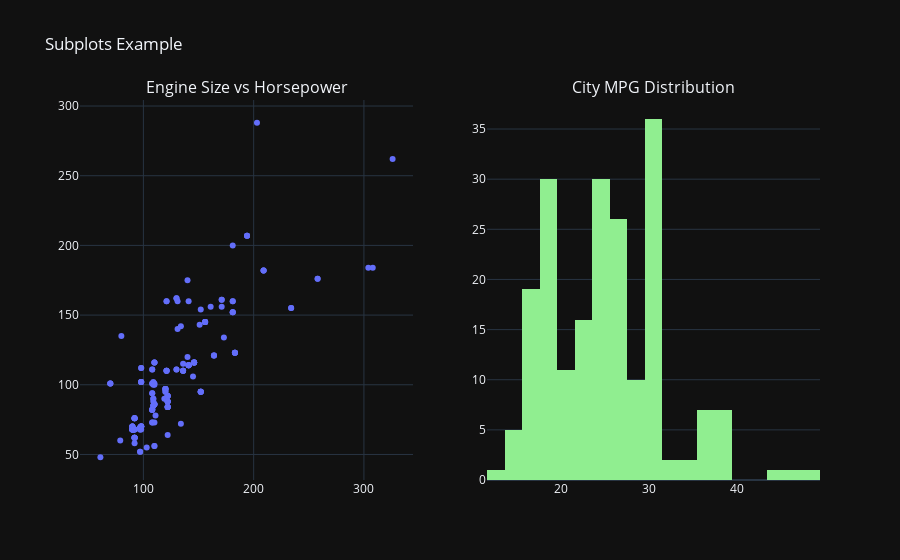

Write notebook code for a chart like this one.
### Code cell
from plotly.subplots import make_subplots
import plotly.graph_objects as go

fig = make_subplots(rows=1, cols=2, subplot_titles=("Engine Size vs Horsepower", "City MPG Distribution"))

fig.add_trace(
    go.Scatter(x=df['engine-size'], y=df['horsepower'], mode='markers', name='Engine vs HP'),
    row=1, col=1
)

fig.add_trace(
    go.Histogram(x=df['city-mpg'], name='City MPG', marker_color='lightgreen'),
    row=1, col=2
)

fig.update_layout(title_text="Subplots Example", showlegend=False)
fig.show()

### Figure 1 — Plotly figure (JSON) as saved in the notebook; plotly's stock layout.template omitted (floating-point values rounded to 4 significant figures; data arrays with more than 128 entries replaced by an {"elided": "..."} marker saying what was removed)
{"data": [{"mode": "markers", "name": "Engine vs HP", "x": {"elided": "205 int values"}, "y": {"elided": "205 float values"}, "type": "scatter", "xaxis": "x", "yaxis": "y"}, {"marker": {"color": "lightgreen"}, "name": "City MPG", "x": {"elided": "205 int values"}, "type": "histogram", "xaxis": "x2", "yaxis": "y2"}], "layout": {"xaxis": {"anchor": "y", "domain": [0.0, 0.45]}, "yaxis": {"anchor": "x", "domain": [0.0, 1.0]}, "xaxis2": {"anchor": "y2", "domain": [0.55, 1.0]}, "yaxis2": {"anchor": "x2", "domain": [0.0, 1.0]}, "annotations": [{"font": {"size": 16}, "showarrow": false, "text": "Engine Size vs Horsepower", "x": 0.225, "xanchor": "center", "xref": "paper", "y": 1.0, "yanchor": "bottom", "yref": "paper"}, {"font": {"size": 16}, "showarrow": false, "text": "City MPG Distribution", "x": 0.775, "xanchor": "center", "xref": "paper", "y": 1.0, "yanchor": "bottom", "yref": "paper"}], "title": {"text": "Subplots Example"}, "showlegend": false}}
